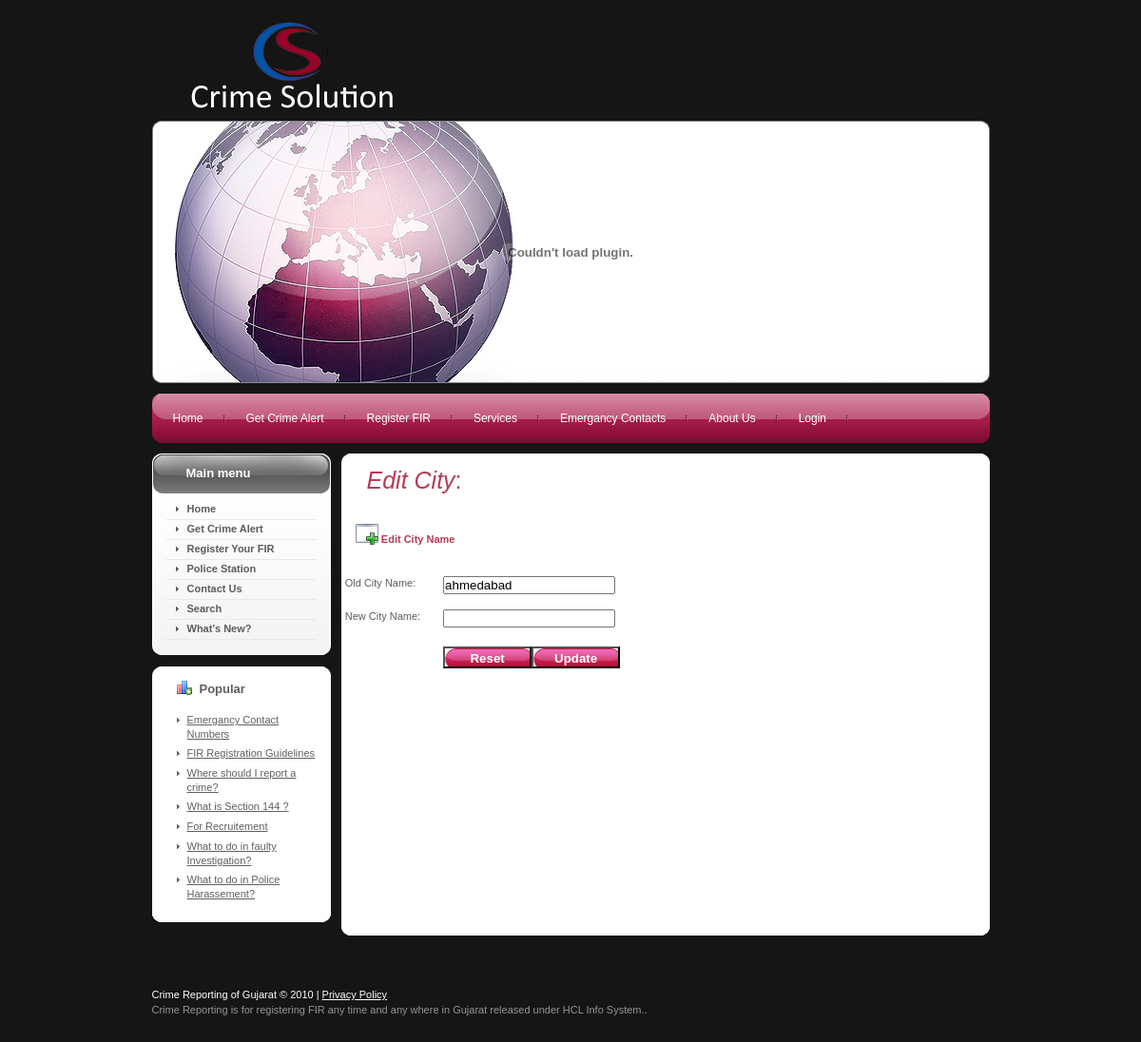
Before: /editcity.php?cityname=Ahmedabad with the older database file.
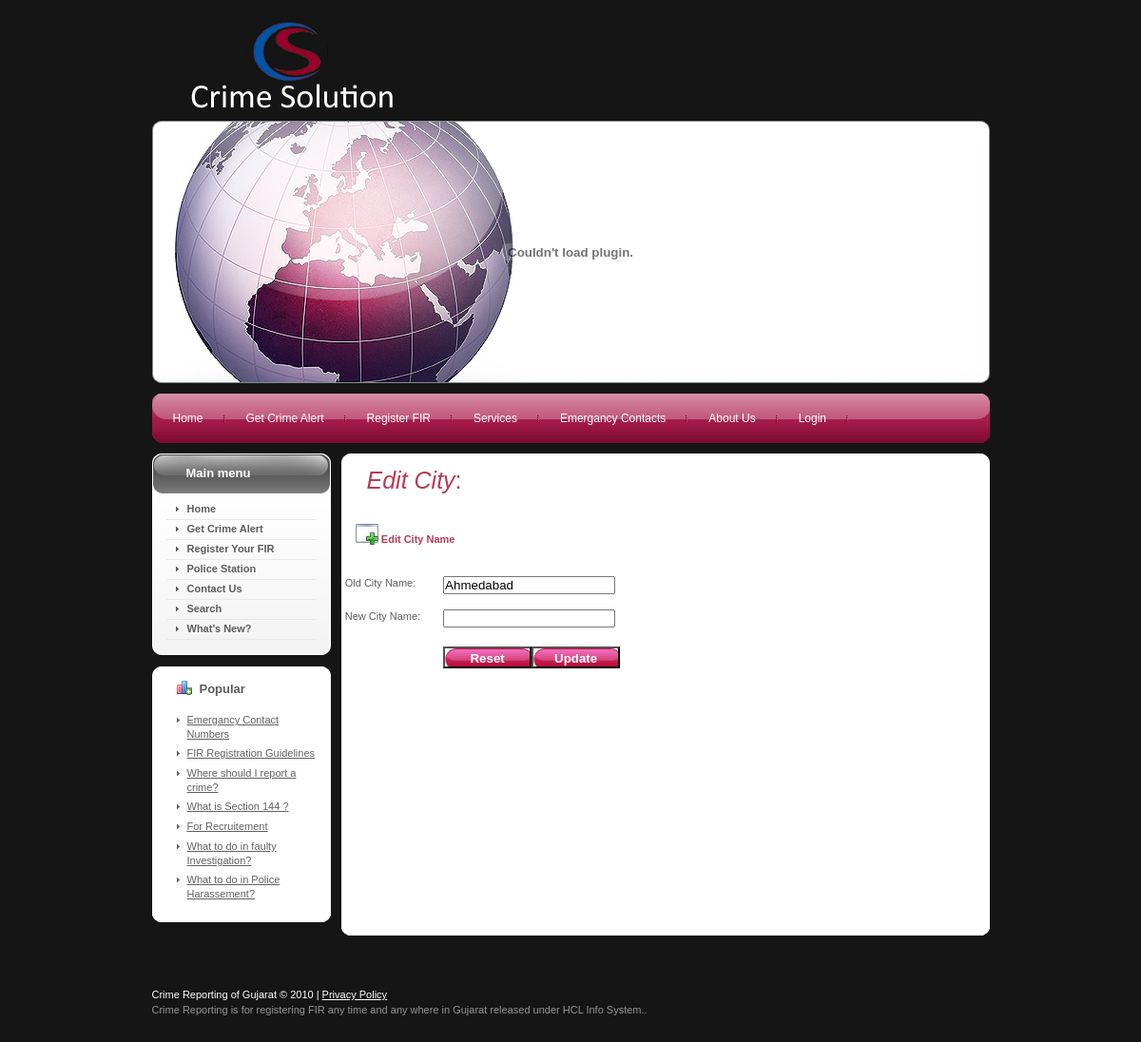
After: the same page with the newer database file.
### tables this page shows
CREATE TABLE `mstr_city` (
  `city_id` int(10) unsigned NOT NULL AUTO_INCREMENT,
  `city_name` varchar(45) NOT NULL,
  PRIMARY KEY (`city_id`)
);

### editcity.php (the view, shortened to what this page needs)
<?php
include("header.php");
$cityname = $_GET['cityname'];
$selectQuery = "select *from mstr_city where city_name = '".$cityname."' ";
$rs = mysql_query($selectQuery);
$record = mysql_fetch_array($rs);
?>
<div id="content">
  <div class="clear">
<div id="left">
    <div class="left-indent"><div class="clear">
    <div class="wrapper-box module_menu"><div class="border-top"><div class="border-bottom">
    <div class="border-left"><div class="border-right"><div class="corner-top-left">
    <div class="corner-top-right"><div class="corner-bottom-left">
    <div class="corner-bottom-right clear">
	<div class="wrapper-box-indent">
    <div class="box-title">
    <div class="border1-top">
    <div class="border1-bottom">
    <div class="border1-left">
    <div class="border1-right">
    <div class="corner1-top-left">
    <div class="corner1-top-right">
    <div class="corner1-bottom-left">
    <div class="corner1-bottom-right clear">
	<h3>Main menu</h3>
	</div>
	</div>
	</div>
	</div>
	</div>
	</div>
	</div>
	</div>
	</div>
    <div class="main-box">
    <div class="clear">
	<ul class="menu">
	                 <li id="current" class="active item1">	<a href=""><span>Home</span></a></li>
	                 <li class="item2"><a href=""><span>Get Crime Alert </span></a></li>
					 <li class="item59"><a href="">Register Your FIR </a></li>
					 <li class="item60"><a href="">Police Station </a></li>
					 <li class="item61"><a href=""><span>Contact Us</span></a></li>
					 <li class="item62"><a href=""><span>Search</span></a></li>
					 <li class="item63"><a href=""><span>What's New? </span></a></li>
	</ul>
	</div>
    </div>
    </div>
    </div>
	</div>
	</div>
	</div>
	</div>
	</div>
	</div>
	</div>
    </div>
	<div class="wrapper-box module s1">
	<div class="border-top">
	<div class="border-bottom">
	<div class="border-left">
	<div class="border-right">
	<div class="corner-top-left">
	<div class="corner-top-right">
	<div class="corner-bottom-left">
	<div class="corner-bottom-right clear">
	<div class="wrapper-box-indent">
	<div class="box-title">
    <div class="border1-top">
	<div class="border1-bottom">
	<div class="border1-left">
	<div class="border1-right">
	<div class="corner1-top-left">
	<div class="corner1-top-right">
	<div class="corner1-bottom-left">
	<div class="corner1-bottom-right clear">
	<h3>Popular</h3>
	</div>
	</div>
	</div>
	</div>
	</div>
	</div>
	</div>
	</div>
	</div>
	<div class="main-box">
	<div class="clear">
	  <ul class="mostread s1">
	    <li class="mostread s1"><a href="" class="mostread s1">Emergancy Contact Numbers</a></li>
	    <li class="mostread s1"><a href="" class="mostread s1">FIR Registration Guidelines</a></li>
		<li class="mostread s1"><a 	href=""	class="mostread s1"> Where should I report a crime? </a></li>
		<li class="mostread s1"><a 	href=""	class="mostread s1">What is Section 144 ?</a></li>
		<li class="mostread s1"><a 	href=""	class="mostread s1">For Recruitement </a></li>
		<li class="mostread s1"><a 	href=""	class="mostread s1">What to do in faulty Investigation?</a></li>
		<li class="mostread s1"><a 	href=""	class="mostread s1">What to do in Police Harassement?</a></li>
		</ul>
	</div>
	</div>
	</div>
	</div>
	</div>
	</div>
	</div>
	</div>
	</div>
	</div>
	</div>
	</div>
	</div>
	</div>
	</div>
<body>
<div id="container" class="wrapper-container">
       <div class="corner-top-left">
       <div class="corner-top-right">
       <div class="corner-bottom-left">
       <div class="corner-bottom-right">
<h1><span class="componentheading"><em>Edit City</em>:</span></h1>
<p>&nbsp;</p>
<form name="editcity" action="updatecity.php" method="post">
<table width="67%" border="0" bgcolor="#FFFFFF">
<tr>
	<td colspan="6" height="36" align="left" valign="middle" class="rowBorder">&nbsp;&nbsp;&nbsp;&nbsp;
		<img src="images/view.png" align="absbottom"/> <span class="highlight">Edit City Name </span></td>
	<td width="1%"></span><td width="1%"></td>
</tr>
<tr>
	<td height="20" colspan="4"></td>
</tr>
<tr>
	<td width="1%" height="35">&nbsp;</td>
  	<td width="27%" class="formField"><span class="style4 tableHeading style2">Old City Name</span>:</td>
	<td width="23%" ><input  readonly="yes" type="text" id="city" name="city" value="<?php echo $record["city_name"]; ?>"/>
				</td>
	<td width="45%"><font color="#FF0000"><div id="messageSecond"></div></font></td>
</tr>
<tr>
	<td width="1%" height="34">&nbsp;</td>
  	<td width="27%" class="formField">New City Name: </td>
	<td width="23%" >
	<input type="text" id="newcityname" name="newcityname" />
				</td>
	<td width="45%">&nbsp;</td>
</tr>
<tr>
	<td height="5" colspan="4"></td>
</tr>
<tr>
	<td width="1%">&nbsp;</td>
  	<td width="27%"></td>
	<td colspan="2" ><input name="reset" type="reset" class="header-button"  id="reset" value="Reset"/>
	<input name="update" type="submit" class="header-button"  id="update" value="Update"/></td>
</tr>
<tr>
	<td height="207" colspan="4"></td>
</tr>
</table>
  <p>&nbsp;</p>
  <p>&nbsp;</p>
  <p>
    </div>
    </div>
    </div>
    </div>
    </div>
  <p>&nbsp;</p>
	<?php include("footer.php"); ?>
</body>
</html>

Changed rows visible on the page:
no longer on this page (row edited): mstr_city: city "ahmedabad"
now on this page (row edited): mstr_city: city "Ahmedabad"
